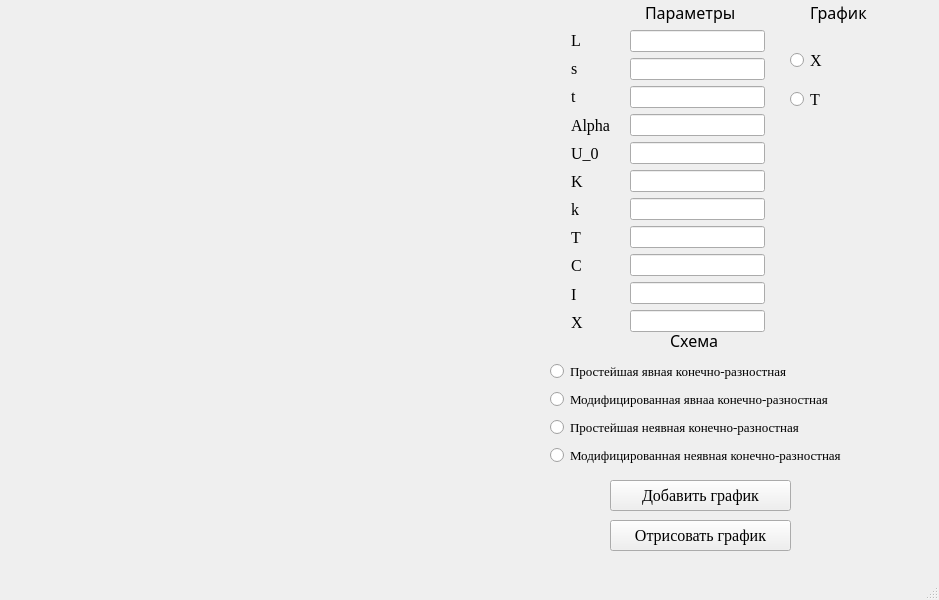
<?xml version="1.0" encoding="UTF-8"?>
<ui version="4.0">
 <class>MainWindow</class>
 <widget class="QMainWindow" name="MainWindow">
  <property name="geometry">
   <rect>
    <x>0</x>
    <y>0</y>
    <width>939</width>
    <height>600</height>
   </rect>
  </property>
  <property name="windowTitle">
   <string>MainWindow</string>
  </property>
  <widget class="QWidget" name="centralwidget">
   <widget class="MplWidget" name="Graphics" native="true">
    <property name="geometry">
     <rect>
      <x>10</x>
      <y>0</y>
      <width>531</width>
      <height>551</height>
     </rect>
    </property>
   </widget>
   <widget class="QLabel" name="label">
    <property name="geometry">
     <rect>
      <x>645</x>
      <y>2</y>
      <width>111</width>
      <height>21</height>
     </rect>
    </property>
    <property name="font">
     <font>
      <family>Montserrat</family>
      <pointsize>12</pointsize>
     </font>
    </property>
    <property name="text">
     <string>Параметры</string>
    </property>
   </widget>
   <widget class="QLabel" name="label_9">
    <property name="geometry">
     <rect>
      <x>670</x>
      <y>330</y>
      <width>61</width>
      <height>21</height>
     </rect>
    </property>
    <property name="font">
     <font>
      <family>Montserrat</family>
      <pointsize>12</pointsize>
     </font>
    </property>
    <property name="text">
     <string>Схема</string>
    </property>
   </widget>
   <widget class="QWidget" name="verticalLayoutWidget">
    <property name="geometry">
     <rect>
      <x>550</x>
      <y>360</y>
      <width>373</width>
      <height>108</height>
     </rect>
    </property>
    <layout class="QVBoxLayout" name="verticalLayout">
     <item>
      <widget class="QRadioButton" name="SimpleApparent">
       <property name="font">
        <font>
         <family>Times New Roman</family>
         <pointsize>10</pointsize>
        </font>
       </property>
       <property name="text">
        <string>Простейшая явная конечно-разностная</string>
       </property>
      </widget>
     </item>
     <item>
      <widget class="QRadioButton" name="ModifiedApparent">
       <property name="font">
        <font>
         <family>Times New Roman</family>
         <pointsize>10</pointsize>
        </font>
       </property>
       <property name="text">
        <string>Модифицированная явнаа конечно-разностная</string>
       </property>
      </widget>
     </item>
     <item>
      <widget class="QRadioButton" name="SimpleImplicit">
       <property name="font">
        <font>
         <family>Times New Roman</family>
         <pointsize>10</pointsize>
        </font>
       </property>
       <property name="text">
        <string>Простейшая неявная конечно-разностная</string>
       </property>
      </widget>
     </item>
     <item>
      <widget class="QRadioButton" name="ModifiedImplicit">
       <property name="font">
        <font>
         <family>Times New Roman</family>
         <pointsize>10</pointsize>
        </font>
       </property>
       <property name="text">
        <string>Модифицированная неявная конечно-разностная</string>
       </property>
      </widget>
     </item>
    </layout>
   </widget>
   <widget class="QPushButton" name="Plotting">
    <property name="geometry">
     <rect>
      <x>610</x>
      <y>520</y>
      <width>181</width>
      <height>31</height>
     </rect>
    </property>
    <property name="font">
     <font>
      <family>Times New Roman</family>
      <pointsize>12</pointsize>
     </font>
    </property>
    <property name="text">
     <string>Отрисовать график</string>
    </property>
   </widget>
   <widget class="QWidget" name="layoutWidget">
    <property name="geometry">
     <rect>
      <x>571</x>
      <y>29</y>
      <width>49</width>
      <height>304</height>
     </rect>
    </property>
    <layout class="QVBoxLayout" name="verticalLayout_2">
     <item>
      <widget class="QLabel" name="label_2">
       <property name="font">
        <font>
         <family>Times New Roman</family>
         <pointsize>12</pointsize>
        </font>
       </property>
       <property name="text">
        <string>L</string>
       </property>
      </widget>
     </item>
     <item>
      <widget class="QLabel" name="label_3">
       <property name="font">
        <font>
         <family>Times New Roman</family>
         <pointsize>12</pointsize>
        </font>
       </property>
       <property name="text">
        <string>s</string>
       </property>
      </widget>
     </item>
     <item>
      <widget class="QLabel" name="label_10">
       <property name="font">
        <font>
         <family>Times New Roman</family>
         <pointsize>12</pointsize>
        </font>
       </property>
       <property name="text">
        <string>t</string>
       </property>
      </widget>
     </item>
     <item>
      <widget class="QLabel" name="label_5">
       <property name="font">
        <font>
         <family>Times New Roman</family>
         <pointsize>12</pointsize>
        </font>
       </property>
       <property name="text">
        <string>Alpha</string>
       </property>
      </widget>
     </item>
     <item>
      <widget class="QLabel" name="label_6">
       <property name="font">
        <font>
         <family>Times New Roman</family>
         <pointsize>12</pointsize>
        </font>
       </property>
       <property name="text">
        <string>U_0</string>
       </property>
      </widget>
     </item>
     <item>
      <widget class="QLabel" name="label_7">
       <property name="font">
        <font>
         <family>Times New Roman</family>
         <pointsize>12</pointsize>
        </font>
       </property>
       <property name="text">
        <string>K</string>
       </property>
      </widget>
     </item>
     <item>
      <widget class="QLabel" name="label_12">
       <property name="font">
        <font>
         <family>Times New Roman</family>
         <pointsize>12</pointsize>
        </font>
       </property>
       <property name="text">
        <string>k</string>
       </property>
      </widget>
     </item>
     <item>
      <widget class="QLabel" name="label_4">
       <property name="font">
        <font>
         <family>Times New Roman</family>
         <pointsize>12</pointsize>
        </font>
       </property>
       <property name="text">
        <string>T</string>
       </property>
      </widget>
     </item>
     <item>
      <widget class="QLabel" name="label_8">
       <property name="font">
        <font>
         <family>Times New Roman</family>
         <pointsize>12</pointsize>
        </font>
       </property>
       <property name="text">
        <string>C</string>
       </property>
      </widget>
     </item>
     <item>
      <widget class="QLabel" name="label_11">
       <property name="font">
        <font>
         <family>Times New Roman</family>
         <pointsize>12</pointsize>
        </font>
       </property>
       <property name="text">
        <string>I</string>
       </property>
      </widget>
     </item>
     <item>
      <widget class="QLabel" name="label_14">
       <property name="font">
        <font>
         <family>Times New Roman</family>
         <pointsize>12</pointsize>
        </font>
       </property>
       <property name="text">
        <string>X</string>
       </property>
      </widget>
     </item>
    </layout>
   </widget>
   <widget class="QWidget" name="layoutWidget">
    <property name="geometry">
     <rect>
      <x>630</x>
      <y>30</y>
      <width>135</width>
      <height>311</height>
     </rect>
    </property>
    <layout class="QVBoxLayout" name="verticalLayout_3">
     <item>
      <widget class="QLineEdit" name="ParameterL"/>
     </item>
     <item>
      <widget class="QLineEdit" name="ParameterS"/>
     </item>
     <item>
      <widget class="QLineEdit" name="ParameterTSmall"/>
     </item>
     <item>
      <widget class="QLineEdit" name="ParameterAlpha"/>
     </item>
     <item>
      <widget class="QLineEdit" name="ParameterU0"/>
     </item>
     <item>
      <widget class="QLineEdit" name="ParameterK"/>
     </item>
     <item>
      <widget class="QLineEdit" name="ParameterKSmall"/>
     </item>
     <item>
      <widget class="QLineEdit" name="ParameterT"/>
     </item>
     <item>
      <widget class="QLineEdit" name="ParameterC"/>
     </item>
     <item>
      <widget class="QLineEdit" name="ParameterI"/>
     </item>
     <item>
      <widget class="QLineEdit" name="ParameterX"/>
     </item>
    </layout>
   </widget>
   <widget class="QLabel" name="label_13">
    <property name="geometry">
     <rect>
      <x>810</x>
      <y>2</y>
      <width>71</width>
      <height>21</height>
     </rect>
    </property>
    <property name="font">
     <font>
      <family>Montserrat</family>
      <pointsize>12</pointsize>
     </font>
    </property>
    <property name="text">
     <string>График</string>
    </property>
   </widget>
   <widget class="QWidget" name="verticalLayoutWidget_2">
    <property name="geometry">
     <rect>
      <x>790</x>
      <y>40</y>
      <width>111</width>
      <height>80</height>
     </rect>
    </property>
    <layout class="QVBoxLayout" name="verticalLayout_4">
     <item>
      <widget class="QRadioButton" name="XGraph">
       <property name="font">
        <font>
         <family>Times New Roman</family>
         <pointsize>12</pointsize>
        </font>
       </property>
       <property name="text">
        <string>X</string>
       </property>
      </widget>
     </item>
     <item>
      <widget class="QRadioButton" name="TGraph">
       <property name="font">
        <font>
         <family>Times New Roman</family>
         <pointsize>12</pointsize>
        </font>
       </property>
       <property name="text">
        <string>T</string>
       </property>
      </widget>
     </item>
    </layout>
   </widget>
   <widget class="QPushButton" name="Plotting_2">
    <property name="geometry">
     <rect>
      <x>610</x>
      <y>480</y>
      <width>181</width>
      <height>31</height>
     </rect>
    </property>
    <property name="font">
     <font>
      <family>Times New Roman</family>
      <pointsize>12</pointsize>
     </font>
    </property>
    <property name="text">
     <string>Добавить график</string>
    </property>
   </widget>
  </widget>
  <widget class="QMenuBar" name="menubar">
   <property name="geometry">
    <rect>
     <x>0</x>
     <y>0</y>
     <width>939</width>
     <height>21</height>
    </rect>
   </property>
  </widget>
  <widget class="QStatusBar" name="statusbar"/>
 </widget>
 <customwidgets>
  <customwidget>
   <class>MplWidget</class>
   <extends>QWidget</extends>
   <header>mplwidget.h</header>
   <container>1</container>
  </customwidget>
 </customwidgets>
 <resources/>
 <connections/>
</ui>
